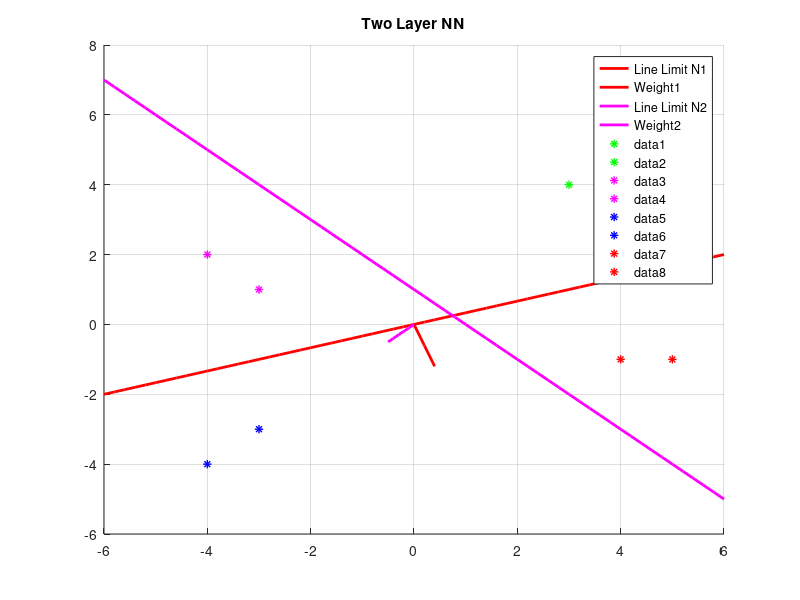

Recreate this plot in MATLAB. (Note: this script raises an error after producing the figure.)
%   Two Layer NN

% Given the group of points in a bidimentional cartensian plane
% 3, 4
% 4, 3
% 
% -4, 3
% -3, 1
% 
% -3, -3
% -4, -4
% 
% 5, -1
% 4, -1
% Build two neurons to classify into 4 groups those areas
% --------------------------------------------------------------
%% 
x = -6:0.2:6;

% The neurons are propose as :
 y1 = (1/3) * x;
 y2 = -x + 1;
 
%  And, the weight values as:
xw1 = 0:0.2:0.5;
xw2 = -0.5:0.1:0;

yw1 = -3 * xw1;
yw2 = xw2;

figure(1)
title('Two Layer NN')
hold on

% For N1
plot(x, y1, 'r', 'LineWidth',2,'DisplayName','Line Limit N1')
hold on
plot(xw1, yw1, 'r', 'LineWidth',2,'DisplayName','Weight1')
hold on

% For N2
plot(x, y2, 'm', 'LineWidth',2,'DisplayName','Line Limit N2')
hold on
plot(xw2, yw2, 'm', 'LineWidth',2,'DisplayName','Weight2')
hold on

legend()
hold off

% Graphing points
hold on
plot(3, 4, '*g', 'LineWidth',1)
hold on
plot(4, 3, '*g', 'LineWidth',1)
hold on
plot(-4, 2, '*m','LineWidth',1)
hold on
plot(-3, 1, '*m','LineWidth',1)
hold on
plot(-3, -3, '*b','LineWidth',1)
hold on
plot(-4, -4, '*b','LineWidth',1)
hold on
plot(5, -1, '*r','LineWidth',1)
hold on
plot(4, -1, '*r','LineWidth',1)

grid on
ax = gca;
ax.XAxisLocation = 'origin';
ax.YAxisLocation = 'origin';
%% 
% In this section, let's graph the points in each class

% When a = [0; 0] section green (Nort East)
% When a = [0; 1] section magenta (Nort West)
% When a = [1; 1] section ble (South West)
% When a = [1; 1] section magenta (South East)

x0 = -6:0.1:6;
y0 = -6:0.1:6;

% We obtain b with the following values of w11, w12, w21, w22
w = [0.1 -0.3; -0.1 -0.1];
b= [0 ; 0.1];

figure(2)

title('Two Layer NN')
hold on

% For N1
plot(x, y1, 'r', 'LineWidth',2,'DisplayName','Line Limit N1')
hold on
% For N2
plot(x, y2, 'r', 'LineWidth',2,'DisplayName','Line Limit N2')

for i = 1:length(x0)
    for j = 1:length(y0)
        
        a = hardlim( w * [x0(i); y0(j)] + b );
        if( a(1) == 0 && a(2) == 0 )
            
            plot(x0(i) , y0(j), '*g')
         
        elseif ( a(1) == 0 && a(2) == 1 )
            plot(x0(i) , y0(j), '*m')
            
        elseif ( a(1) == 1 && a(2) == 1 )
            plot(x0(i) , y0(j), '*b')
            
        elseif ( a(1) == 1 && a(2) == 0 )
            plot(x0(i) , y0(j), '*r')
        end
        hold on
    end
end

grid on
xlim([-6 6])
ylim([-6 6])